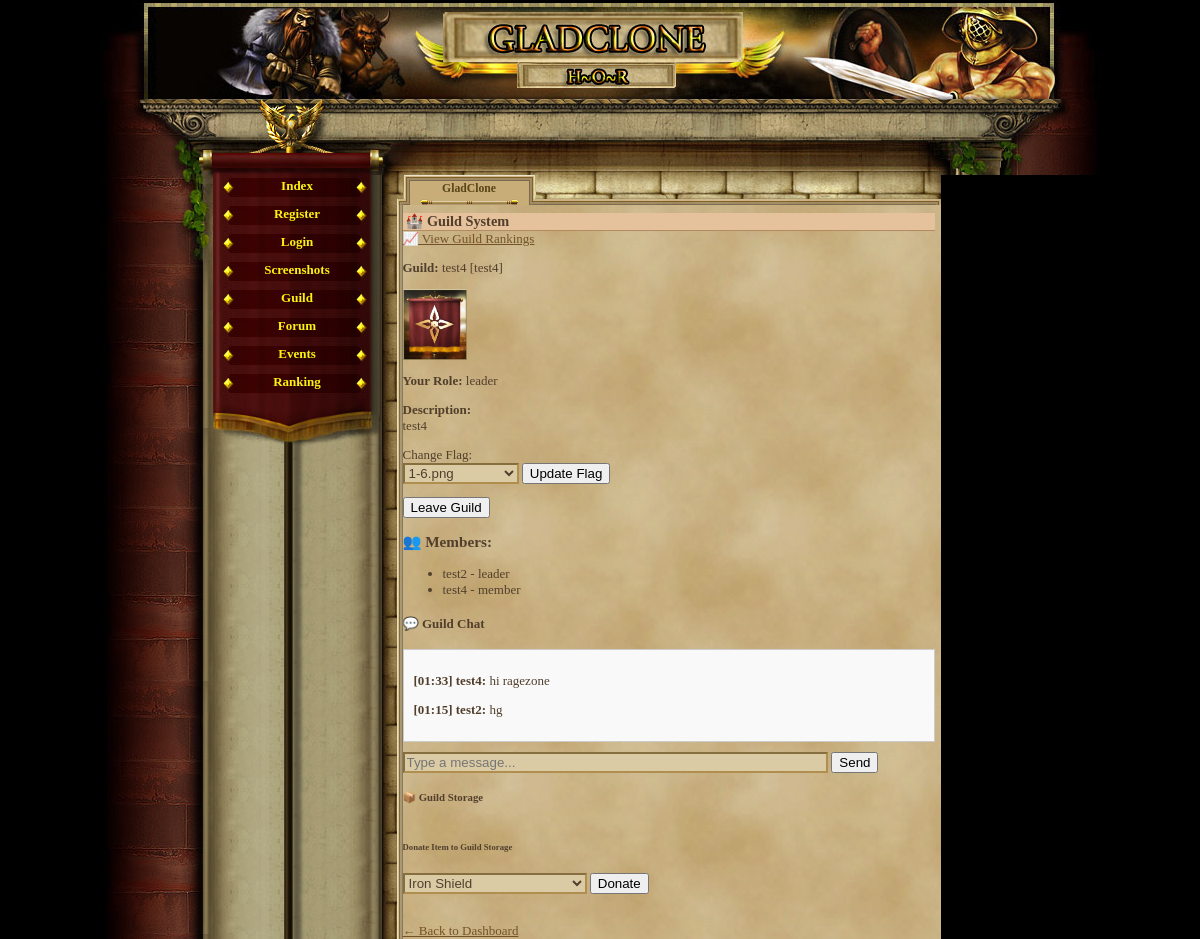
/guild.php (signed in), run on the app's committed database.
### tables this page shows
CREATE TABLE `guild_members` (
  `id` int(11) NOT NULL AUTO_INCREMENT,
  `guild_id` int(11) NOT NULL,
  `player_id` int(11) NOT NULL,
  `role` enum('leader','officer','member') DEFAULT 'member',
  `joined_at` datetime DEFAULT CURRENT_TIMESTAMP,
  PRIMARY KEY (`id`),
  KEY `guild_id` (`guild_id`),
  KEY `player_id` (`player_id`),
  CONSTRAINT `guild_members_ibfk_1` FOREIGN KEY (`guild_id`) REFERENCES `guilds` (`id`) ON DELETE CASCADE,
  CONSTRAINT `guild_members_ibfk_2` FOREIGN KEY (`player_id`) REFERENCES `gracze` (`id`) ON DELETE CASCADE
);

CREATE TABLE `guilds` (
  `id` int(11) NOT NULL AUTO_INCREMENT,
  `name` varchar(50) NOT NULL,
  `tag` varchar(10) NOT NULL,
  `description` text,
  `created_at` datetime DEFAULT CURRENT_TIMESTAMP,
  `flag` varchar(100) DEFAULT NULL,
  PRIMARY KEY (`id`),
  UNIQUE KEY `tag` (`tag`)
);

CREATE TABLE `gracze` (
  `id` int(11) NOT NULL AUTO_INCREMENT,
  `gracz` int(11) NOT NULL DEFAULT '0',
  `login` varchar(24) NOT NULL,
  `haslo` varchar(40) NOT NULL,
  `email` varchar(40) NOT NULL,
  `plec` tinyint(4) NOT NULL DEFAULT '0',
  `avatar` tinyint(4) NOT NULL DEFAULT '1',
  `pregunta` text NOT NULL,
  `respuesta` text NOT NULL,
  `rank` int(1) NOT NULL DEFAULT '1',
  `nivel` int(1) NOT NULL DEFAULT '1',
  `exp` int(1) NOT NULL DEFAULT '0',
  `exp_max` int(1) NOT NULL DEFAULT '10',
  `honor` int(1) NOT NULL DEFAULT '0',
  `fama` int(1) NOT NULL DEFAULT '0',
  `victorias` int(1) NOT NULL DEFAULT '0',
  `perdidas` int(1) NOT NULL DEFAULT '0',
  `oro_robado` int(1) NOT NULL DEFAULT '0',
  `oro_perdido` int(1) NOT NULL DEFAULT '0',
  `atak` int(5) NOT NULL DEFAULT '0',
  `obrona` int(3) NOT NULL DEFAULT '0',
  `sila` int(1) NOT NULL DEFAULT '5',
  `sila_i` int(1) NOT NULL DEFAULT '0',
  `sila_max` int(1) NOT NULL DEFAULT '10',
  `zrecznosc` int(1) NOT NULL DEFAULT '5',
  `zrecznosc_i` int(1) NOT NULL DEFAULT '0',
  `zrecznosc_max` int(1) NOT NULL DEFAULT '10',
  `wyrzymalosc` int(1) NOT NULL DEFAULT '5',
  `wyrzymalosc_i` int(1) NOT NULL DEFAULT '0',
  `wyrzymalosc_max` int(1) NOT NULL DEFAULT '10',
  `constitucion` int(1) NOT NULL DEFAULT '5',
  `constitucion_i` int(1) NOT NULL DEFAULT '0',
  `constitucion_max` int(1) NOT NULL DEFAULT '10',
  `carisma` int(1) NOT NULL DEFAULT '5',
  `carisma_i` int(1) NOT NULL DEFAULT '0',
  `carisma_max` int(1) NOT NULL DEFAULT '10',
  `inteligencja` int(1) NOT NULL DEFAULT '5',
  `inteligencja_i` int(1) NOT NULL DEFAULT '0',
  `inteligencja_max` int(1) NOT NULL DEFAULT '10',
  `mdchance` int(1) NOT NULL DEFAULT '0',
  `dhchance` int(1) NOT NULL DEFAULT '0',
  `ctchance` int(1) NOT NULL DEFAULT '0',
  `zycie` int(100) NOT NULL DEFAULT '100',
  `zycie_max` int(100) NOT NULL DEFAULT '100',
  `obrazenia_min` int(1) NOT NULL DEFAULT '0',
  `obrazenia_max` int(3) NOT NULL DEFAULT '2',
  `zloto` int(100) NOT NULL DEFAULT '150',
  `zloto_skarbiec` int(11) NOT NULL,
  `punkty` int(11) NOT NULL,
  `pracuje` int(11) NOT NULL,
  `ostatnia_walka_pvp` int(11) NOT NULL,
  `ostatnia_walka_pvc` int(11) NOT NULL,
  `ostatnio_zregenerowano` int(11) NOT NULL,
  `titulo` varchar(24) NOT NULL DEFAULT 'Newbie',
  `arena_level` int(11) NOT NULL,
  `rubies` int(11) NOT NULL DEFAULT '0',
  `centurion_time` int(11) NOT NULL,
  `reportes` int(1) NOT NULL DEFAULT '0',
  `mensajes` int(1) NOT NULL DEFAULT '0',
  `noticias` int(1) NOT NULL DEFAULT '0',
  `bendicion1_type` int(11) NOT NULL,
  `bendicion1_time` int(11) NOT NULL,
  `bendicion2_type` int(11) NOT NULL,
  `bendicion2_time` int(11) NOT NULL,
  `bendicion3_type` int(11) NOT NULL,
  `bendicion3_time` int(11) NOT NULL,
  `bendicion4_type` int(11) NOT NULL,
  `bendicion4_time` int(11) NOT NULL,
  `ostatnia_aktywnosc` int(11) NOT NULL DEFAULT '0',
  `username_locked` tinyint(1) NOT NULL DEFAULT '0',
  `lock_login` tinyint(1) NOT NULL DEFAULT '0',
  PRIMARY KEY (`id`),
  UNIQUE KEY `login` (`login`)
);

CREATE TABLE `guild_chat` (
  `id` int(11) NOT NULL AUTO_INCREMENT,
  `guild_id` int(11) NOT NULL,
  `player_id` int(11) NOT NULL,
  `message` text NOT NULL,
  `created_at` datetime DEFAULT CURRENT_TIMESTAMP,
  PRIMARY KEY (`id`),
  KEY `guild_id` (`guild_id`),
  KEY `player_id` (`player_id`),
  CONSTRAINT `guild_chat_ibfk_1` FOREIGN KEY (`guild_id`) REFERENCES `guilds` (`id`) ON DELETE CASCADE,
  CONSTRAINT `guild_chat_ibfk_2` FOREIGN KEY (`player_id`) REFERENCES `gracze` (`id`) ON DELETE CASCADE
);

### guild.php (the view, shortened to what this page needs)
<?php
require_once('var/ustawienia.php');
require_once('gora_strony.php');
require_once('menu_l.php');
$player_id = $_SESSION['id'];
$stmt = $conn->prepare("
    SELECT g.*, gm.role
    FROM guild_members gm
    JOIN guilds g ON gm.guild_id = g.id
    WHERE gm.player_id = ?");
$stmt->bind_param("i", $player_id);
$stmt->execute();
$guild_result = $stmt->get_result();
$player_guild = $guild_result->fetch_assoc();
?>
<h2>🏰 Guild System</h2>
<a href="guild_rankings.php">📈 View Guild Rankings</a>
<?php if ($player_guild): ?>
    <p><strong>Guild:</strong> <?= htmlspecialchars($player_guild['name']) ?> [<?= htmlspecialchars($player_guild['tag']) ?>]</p>
    <?php if (!empty($player_guild['flag'])): ?>
        <p><img src="images/guild/flags/<?= htmlspecialchars($player_guild['flag']) ?>" width="64" alt="Flag"></p>
    <?php endif; ?>
    <p><strong>Your Role:</strong> <?= $player_guild['role'] ?></p>
    <p><strong>Description:</strong><br><?= nl2br(htmlspecialchars($player_guild['description'])) ?></p>
    <?php if ($player_guild['role'] === 'leader'): ?>
        <form method="post">
            <label>Change Flag:<br>
                <select name="flag" required>
                    <?php
                    foreach (glob("images/guild/flags/*.png") as $flagFile) {
                        $flagName = basename($flagFile);
                        $selected = $player_guild['flag'] === $flagName ? 'selected' : '';
                        echo "<option value=\"$flagName\" $selected>$flagName</option>";
                    }
                    ?>
                </select>
            </label>
            <button type="submit" name="update_flag">Update Flag</button>
        </form>
    <?php endif; ?>
    <form method="post">
        <button name="leave" onclick="return confirm('Are you sure you want to leave the guild?')">Leave Guild</button>
    </form>
    <h3>👥 Members:</h3>
    <ul>
        <?php
        $stmt = $conn->prepare("
            SELECT g.login, gm.role
            FROM guild_members gm
            JOIN gracze g ON gm.player_id = g.id
            WHERE gm.guild_id = ?");
        $stmt->bind_param("i", $player_guild['id']);
        $stmt->execute();
        $members = $stmt->get_result();
        while ($m = $members->fetch_assoc()):
        ?>
            <li><?= htmlspecialchars($m['login']) ?> - <?= $m['role'] ?></li>
        <?php endwhile; ?>
    </ul>
<?php endif; ?>
<?php if ($player_guild): ?>
<h4>💬 Guild Chat</h4>
<div style="max-height: 300px; overflow-y: scroll; border: 1px solid #ccc; background: #f9f9f9; padding: 10px; margin-bottom: 10px;">
<?php
$chat_stmt = $conn->prepare("
    SELECT gc.message, gc.created_at, g.login
    FROM guild_chat gc
    JOIN gracze g ON gc.player_id = g.id
    WHERE gc.guild_id = ?
    ORDER BY gc.created_at DESC
    LIMIT 30");
$chat_stmt->bind_param("i", $player_guild['id']);
$chat_stmt->execute();
$messages = $chat_stmt->get_result();
while ($msg = $messages->fetch_assoc()):
    $time = date("H:i", strtotime($msg['created_at']));
    echo "<p><strong>[{$time}] " . htmlspecialchars($msg['login']) . ":</strong> " . htmlspecialchars($msg['message']) . "</p>";
endwhile;
?>
</div>
<form method="post">
    <input type="text" name="guild_message" maxlength="255" style="width: 80%;" placeholder="Type a message..." required>
    <button name="send_guild_chat">Send</button>
</form>
<h5>📦 Guild Storage</h5>
<h6>Donate Item to Guild Storage</h6>
<form method="post">
    <select name="donate_item_id" required>
        <?php
        $inventory = $conn->query("
            SELECT pi.id AS player_item_id, i.name
            FROM player_items pi
            JOIN items i ON pi.item_id = i.id
            WHERE pi.player_id = $player_id AND pi.equipped = 0
        ");
        while ($row = $inventory->fetch_assoc()):
        ?>
            <option value="<?= $row['player_item_id'] ?>"><?= htmlspecialchars($row['name']) ?></option>
        <?php endwhile; ?>
    </select>
    <button type="submit" name="donate">Donate</button>
</form>
<?php endif; ?>
<br><a href="index.php">← Back to Dashboard</a>

### game_05.css (style rules this page uses)
body, html { margin: 0; padding: 0; font-family:"Palatino Linotype", "Times New Roman", Times, serif; text-align: center; color: #513F2C; background-color: #000; font-size:16px; }
h2 { text-align:left; border-bottom:1px solid #b28b60; color:#513F2C; background-color:#e6c29c; margin:8px 0px 0px 0px; padding-left:3px; font-size:1.1em; }
a { -moz-user-focus: none; -moz-outline: none; outline: none; }
select { font-size: 10pt; background-color: #CCBA8C; color: #513F2C; border-style: solid; border-width: 2px; border-color: #513F2C; }
input, textarea, select { font-size: 10pt; color: #513F2C; border-width: 2px; border-style: solid; border-top-color: #876E3E; border-bottom-color: #AF8E50; border-left-color: #876E3E; border-right-color: #AF8E50; background-color: #dbcba5; }
#content a { color:#735227; }

### data on the page
guild_members: guild.name "test4", guild.tag "test4", guild.flag (picture), role "leader", guild.description "test4", player.login "test2"
guild_members: player.login "test4", role "member"
guild_chat: created_at "01:33", player.login "test4", message "hi ragezone"
guild_chat: created_at "01:15", player.login "test2", message "hg"

### other printed values
form field flag "1-6.png"
form field donate_item_id "Iron Shield"
